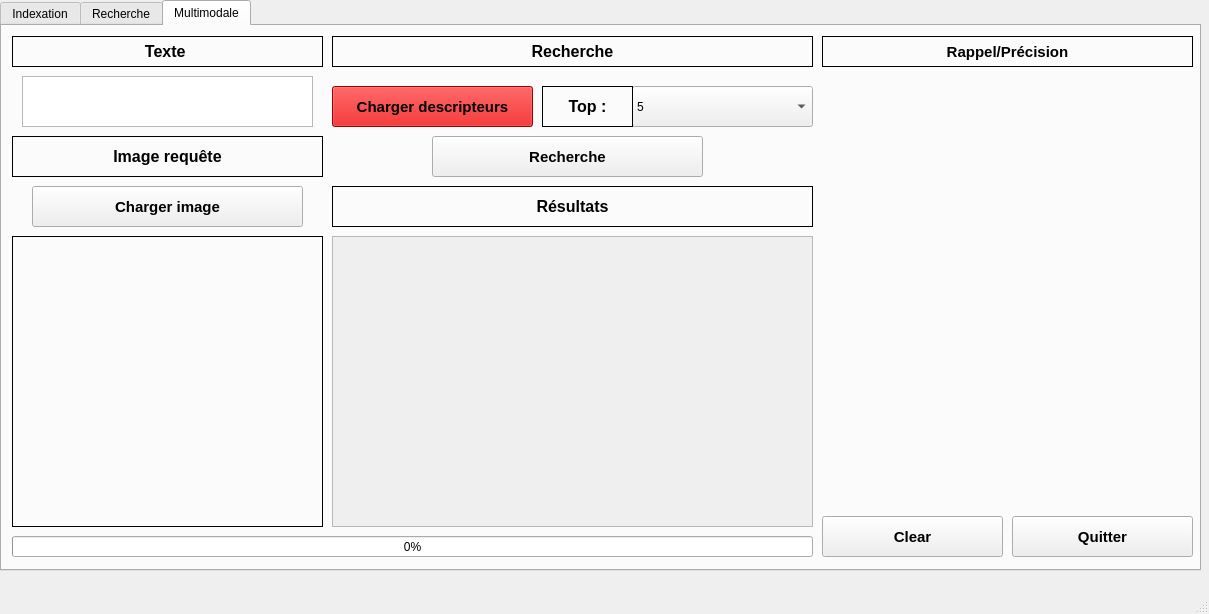
<?xml version="1.0" encoding="UTF-8"?>
<ui version="4.0">
 <class>MainWindow</class>
 <widget class="QMainWindow" name="MainWindow">
  <property name="geometry">
   <rect>
    <x>0</x>
    <y>0</y>
    <width>1209</width>
    <height>614</height>
   </rect>
  </property>
  <property name="windowTitle">
   <string>MainWindow</string>
  </property>
  <widget class="QWidget" name="centralwidget">
   <widget class="QTabWidget" name="tabWidget">
    <property name="geometry">
     <rect>
      <x>0</x>
      <y>0</y>
      <width>1201</width>
      <height>571</height>
     </rect>
    </property>
    <property name="currentIndex">
     <number>2</number>
    </property>
    <widget class="QWidget" name="tab_index">
     <attribute name="title">
      <string>Indexation</string>
     </attribute>
     <widget class="QCheckBox" name="checkBox_SIFT_index">
      <property name="geometry">
       <rect>
        <x>20</x>
        <y>10</y>
        <width>85</width>
        <height>21</height>
       </rect>
      </property>
      <property name="text">
       <string>SIFT</string>
      </property>
     </widget>
     <widget class="QCheckBox" name="checkBox_ORB_index">
      <property name="geometry">
       <rect>
        <x>140</x>
        <y>10</y>
        <width>85</width>
        <height>21</height>
       </rect>
      </property>
      <property name="text">
       <string>ORB</string>
      </property>
     </widget>
     <widget class="QCheckBox" name="checkBox_HSV_index">
      <property name="geometry">
       <rect>
        <x>470</x>
        <y>10</y>
        <width>101</width>
        <height>21</height>
       </rect>
      </property>
      <property name="text">
       <string>Hist HSV</string>
      </property>
     </widget>
     <widget class="QCheckBox" name="checkBox_HistC_index">
      <property name="geometry">
       <rect>
        <x>270</x>
        <y>10</y>
        <width>121</width>
        <height>21</height>
       </rect>
      </property>
      <property name="text">
       <string>Hist Couleur</string>
      </property>
     </widget>
     <widget class="QCheckBox" name="checkBox_GLCM_index">
      <property name="geometry">
       <rect>
        <x>650</x>
        <y>10</y>
        <width>81</width>
        <height>21</height>
       </rect>
      </property>
      <property name="text">
       <string>GLCM</string>
      </property>
     </widget>
     <widget class="QCheckBox" name="checkBox_LBP_index">
      <property name="geometry">
       <rect>
        <x>800</x>
        <y>10</y>
        <width>61</width>
        <height>21</height>
       </rect>
      </property>
      <property name="text">
       <string>LBP</string>
      </property>
     </widget>
     <widget class="QCheckBox" name="checkBox_HOG_index">
      <property name="geometry">
       <rect>
        <x>930</x>
        <y>10</y>
        <width>71</width>
        <height>21</height>
       </rect>
      </property>
      <property name="text">
       <string>HOG</string>
      </property>
     </widget>
     <widget class="QPushButton" name="charger">
      <property name="geometry">
       <rect>
        <x>10</x>
        <y>50</y>
        <width>441</width>
        <height>51</height>
       </rect>
      </property>
      <property name="text">
       <string>Charger et afficher la base de données</string>
      </property>
     </widget>
     <widget class="QPushButton" name="quitter">
      <property name="geometry">
       <rect>
        <x>930</x>
        <y>50</y>
        <width>71</width>
        <height>51</height>
       </rect>
      </property>
      <property name="text">
       <string>Quitter</string>
      </property>
     </widget>
     <widget class="QPushButton" name="indexer">
      <property name="geometry">
       <rect>
        <x>470</x>
        <y>50</y>
        <width>451</width>
        <height>51</height>
       </rect>
      </property>
      <property name="text">
       <string>Calculer les descripteurs</string>
      </property>
     </widget>
     <widget class="QLabel" name="imagelabel">
      <property name="geometry">
       <rect>
        <x>10</x>
        <y>110</y>
        <width>261</width>
        <height>231</height>
       </rect>
      </property>
      <property name="autoFillBackground">
       <bool>false</bool>
      </property>
      <property name="text">
       <string/>
      </property>
      <property name="alignment">
       <set>Qt::AlignCenter</set>
      </property>
     </widget>
     <widget class="QLabel" name="image">
      <property name="geometry">
       <rect>
        <x>10</x>
        <y>160</y>
        <width>441</width>
        <height>331</height>
       </rect>
      </property>
      <property name="frameShape">
       <enum>QFrame::Panel</enum>
      </property>
      <property name="text">
       <string/>
      </property>
      <property name="scaledContents">
       <bool>true</bool>
      </property>
      <property name="alignment">
       <set>Qt::AlignCenter</set>
      </property>
     </widget>
     <widget class="QLabel" name="label_3">
      <property name="geometry">
       <rect>
        <x>470</x>
        <y>120</y>
        <width>531</width>
        <height>31</height>
       </rect>
      </property>
      <property name="frameShape">
       <enum>QFrame::Panel</enum>
      </property>
      <property name="text">
       <string>Base d'images</string>
      </property>
      <property name="alignment">
       <set>Qt::AlignCenter</set>
      </property>
     </widget>
     <widget class="QLabel" name="label">
      <property name="geometry">
       <rect>
        <x>10</x>
        <y>120</y>
        <width>441</width>
        <height>31</height>
       </rect>
      </property>
      <property name="frameShape">
       <enum>QFrame::Panel</enum>
      </property>
      <property name="text">
       <string>Image</string>
      </property>
      <property name="alignment">
       <set>Qt::AlignCenter</set>
      </property>
     </widget>
     <widget class="QProgressBar" name="progressBar">
      <property name="geometry">
       <rect>
        <x>10</x>
        <y>510</y>
        <width>1011</width>
        <height>23</height>
       </rect>
      </property>
      <property name="value">
       <number>0</number>
      </property>
     </widget>
     <widget class="QTableView" name="tableView">
      <property name="geometry">
       <rect>
        <x>470</x>
        <y>160</y>
        <width>531</width>
        <height>331</height>
       </rect>
      </property>
     </widget>
    </widget>
    <widget class="QWidget" name="tab_rech">
     <attribute name="title">
      <string>Recherche</string>
     </attribute>
     <widget class="QLabel" name="label_2">
      <property name="geometry">
       <rect>
        <x>100</x>
        <y>10</y>
        <width>221</width>
        <height>31</height>
       </rect>
      </property>
      <property name="font">
       <font>
        <pointsize>12</pointsize>
        <weight>75</weight>
        <bold>true</bold>
       </font>
      </property>
      <property name="frameShape">
       <enum>QFrame::Panel</enum>
      </property>
      <property name="text">
       <string>Choix de descripteur</string>
      </property>
      <property name="alignment">
       <set>Qt::AlignCenter</set>
      </property>
     </widget>
     <widget class="QCheckBox" name="checkBox_HistC_rech">
      <property name="geometry">
       <rect>
        <x>100</x>
        <y>50</y>
        <width>61</width>
        <height>16</height>
       </rect>
      </property>
      <property name="font">
       <font>
        <pointsize>11</pointsize>
        <weight>75</weight>
        <bold>true</bold>
        <kerning>true</kerning>
       </font>
      </property>
      <property name="text">
       <string>BGR</string>
      </property>
     </widget>
     <widget class="QCheckBox" name="checkBox_HSV_rech">
      <property name="geometry">
       <rect>
        <x>170</x>
        <y>50</y>
        <width>61</width>
        <height>16</height>
       </rect>
      </property>
      <property name="font">
       <font>
        <pointsize>11</pointsize>
        <weight>75</weight>
        <bold>true</bold>
       </font>
      </property>
      <property name="text">
       <string>HSV</string>
      </property>
     </widget>
     <widget class="QCheckBox" name="checkBox_SIFT_rech">
      <property name="geometry">
       <rect>
        <x>100</x>
        <y>80</y>
        <width>61</width>
        <height>16</height>
       </rect>
      </property>
      <property name="font">
       <font>
        <pointsize>11</pointsize>
        <weight>75</weight>
        <bold>true</bold>
       </font>
      </property>
      <property name="text">
       <string>SIFT</string>
      </property>
     </widget>
     <widget class="QCheckBox" name="checkBox_ORB_rech">
      <property name="geometry">
       <rect>
        <x>170</x>
        <y>80</y>
        <width>71</width>
        <height>16</height>
       </rect>
      </property>
      <property name="font">
       <font>
        <pointsize>11</pointsize>
        <weight>75</weight>
        <bold>true</bold>
       </font>
      </property>
      <property name="text">
       <string>ORB</string>
      </property>
     </widget>
     <widget class="QCheckBox" name="checkBox_GLCM_rech">
      <property name="geometry">
       <rect>
        <x>170</x>
        <y>110</y>
        <width>71</width>
        <height>16</height>
       </rect>
      </property>
      <property name="font">
       <font>
        <pointsize>11</pointsize>
        <weight>75</weight>
        <bold>true</bold>
       </font>
      </property>
      <property name="text">
       <string>GLCM</string>
      </property>
     </widget>
     <widget class="QCheckBox" name="checkBox_LBP_rech">
      <property name="geometry">
       <rect>
        <x>100</x>
        <y>110</y>
        <width>61</width>
        <height>16</height>
       </rect>
      </property>
      <property name="font">
       <font>
        <pointsize>11</pointsize>
        <weight>75</weight>
        <bold>true</bold>
       </font>
      </property>
      <property name="text">
       <string>LBP</string>
      </property>
     </widget>
     <widget class="QCheckBox" name="checkBox_HOG_rech">
      <property name="geometry">
       <rect>
        <x>250</x>
        <y>50</y>
        <width>71</width>
        <height>17</height>
       </rect>
      </property>
      <property name="font">
       <font>
        <pointsize>11</pointsize>
        <weight>75</weight>
        <bold>true</bold>
       </font>
      </property>
      <property name="text">
       <string>HOG</string>
      </property>
     </widget>
     <widget class="QCheckBox" name="checkBox_Moments_rech">
      <property name="geometry">
       <rect>
        <x>250</x>
        <y>80</y>
        <width>81</width>
        <height>17</height>
       </rect>
      </property>
      <property name="font">
       <font>
        <pointsize>11</pointsize>
        <weight>75</weight>
        <bold>true</bold>
       </font>
      </property>
      <property name="text">
       <string>Mom.</string>
      </property>
     </widget>
     <widget class="QLabel" name="label_4">
      <property name="geometry">
       <rect>
        <x>10</x>
        <y>150</y>
        <width>311</width>
        <height>31</height>
       </rect>
      </property>
      <property name="font">
       <font>
        <pointsize>12</pointsize>
        <weight>75</weight>
        <bold>true</bold>
       </font>
      </property>
      <property name="frameShape">
       <enum>QFrame::Panel</enum>
      </property>
      <property name="text">
       <string>Image requête</string>
      </property>
      <property name="alignment">
       <set>Qt::AlignCenter</set>
      </property>
     </widget>
     <widget class="QLabel" name="label_requete">
      <property name="geometry">
       <rect>
        <x>10</x>
        <y>190</y>
        <width>311</width>
        <height>291</height>
       </rect>
      </property>
      <property name="font">
       <font>
        <pointsize>12</pointsize>
        <weight>75</weight>
        <bold>true</bold>
       </font>
      </property>
      <property name="frameShape">
       <enum>QFrame::Panel</enum>
      </property>
      <property name="text">
       <string/>
      </property>
      <property name="scaledContents">
       <bool>true</bool>
      </property>
      <property name="alignment">
       <set>Qt::AlignCenter</set>
      </property>
     </widget>
     <widget class="QProgressBar" name="progressBar_rech">
      <property name="geometry">
       <rect>
        <x>10</x>
        <y>490</y>
        <width>921</width>
        <height>41</height>
       </rect>
      </property>
      <property name="value">
       <number>0</number>
      </property>
     </widget>
     <widget class="QLabel" name="label_5">
      <property name="geometry">
       <rect>
        <x>330</x>
        <y>10</y>
        <width>481</width>
        <height>31</height>
       </rect>
      </property>
      <property name="font">
       <font>
        <pointsize>12</pointsize>
        <weight>75</weight>
        <bold>true</bold>
       </font>
      </property>
      <property name="frameShape">
       <enum>QFrame::Panel</enum>
      </property>
      <property name="text">
       <string>Recherche</string>
      </property>
      <property name="alignment">
       <set>Qt::AlignCenter</set>
      </property>
     </widget>
     <widget class="QLabel" name="label_6">
      <property name="geometry">
       <rect>
        <x>820</x>
        <y>10</y>
        <width>371</width>
        <height>31</height>
       </rect>
      </property>
      <property name="font">
       <font>
        <pointsize>11</pointsize>
        <weight>75</weight>
        <bold>true</bold>
       </font>
      </property>
      <property name="frameShape">
       <enum>QFrame::Panel</enum>
      </property>
      <property name="text">
       <string>Rappel/Précision</string>
      </property>
      <property name="alignment">
       <set>Qt::AlignCenter</set>
      </property>
     </widget>
     <widget class="QPushButton" name="quitter_rech">
      <property name="geometry">
       <rect>
        <x>940</x>
        <y>490</y>
        <width>251</width>
        <height>41</height>
       </rect>
      </property>
      <property name="font">
       <font>
        <pointsize>11</pointsize>
        <weight>75</weight>
        <bold>true</bold>
       </font>
      </property>
      <property name="text">
       <string>Quitter</string>
      </property>
     </widget>
     <widget class="QComboBox" name="comboBox">
      <property name="geometry">
       <rect>
        <x>460</x>
        <y>100</y>
        <width>221</width>
        <height>41</height>
       </rect>
      </property>
     </widget>
     <widget class="QLabel" name="label_7">
      <property name="geometry">
       <rect>
        <x>330</x>
        <y>100</y>
        <width>131</width>
        <height>41</height>
       </rect>
      </property>
      <property name="font">
       <font>
        <pointsize>12</pointsize>
        <weight>75</weight>
        <bold>true</bold>
       </font>
      </property>
      <property name="frameShape">
       <enum>QFrame::Panel</enum>
      </property>
      <property name="text">
       <string>Distance :</string>
      </property>
      <property name="alignment">
       <set>Qt::AlignCenter</set>
      </property>
     </widget>
     <widget class="QLabel" name="label_8">
      <property name="geometry">
       <rect>
        <x>330</x>
        <y>150</y>
        <width>481</width>
        <height>31</height>
       </rect>
      </property>
      <property name="font">
       <font>
        <pointsize>12</pointsize>
        <weight>75</weight>
        <bold>true</bold>
       </font>
      </property>
      <property name="frameShape">
       <enum>QFrame::Panel</enum>
      </property>
      <property name="text">
       <string>Résultats</string>
      </property>
      <property name="alignment">
       <set>Qt::AlignCenter</set>
      </property>
     </widget>
     <widget class="QLabel" name="label_9">
      <property name="geometry">
       <rect>
        <x>820</x>
        <y>270</y>
        <width>371</width>
        <height>31</height>
       </rect>
      </property>
      <property name="font">
       <font>
        <pointsize>12</pointsize>
        <weight>75</weight>
        <bold>true</bold>
       </font>
      </property>
      <property name="frameShape">
       <enum>QFrame::Panel</enum>
      </property>
      <property name="text">
       <string>Courbe R/P</string>
      </property>
      <property name="alignment">
       <set>Qt::AlignCenter</set>
      </property>
     </widget>
     <widget class="QPushButton" name="chercher">
      <property name="geometry">
       <rect>
        <x>690</x>
        <y>100</y>
        <width>121</width>
        <height>41</height>
       </rect>
      </property>
      <property name="font">
       <font>
        <pointsize>11</pointsize>
        <weight>75</weight>
        <bold>true</bold>
       </font>
      </property>
      <property name="text">
       <string>Recherche</string>
      </property>
     </widget>
     <widget class="QPushButton" name="calcul_RP">
      <property name="geometry">
       <rect>
        <x>1000</x>
        <y>50</y>
        <width>191</width>
        <height>41</height>
       </rect>
      </property>
      <property name="font">
       <font>
        <pointsize>11</pointsize>
        <weight>75</weight>
        <bold>true</bold>
       </font>
      </property>
      <property name="text">
       <string>Calculer la courbe R/P</string>
      </property>
     </widget>
     <widget class="QCheckBox" name="checkBox_autre_rech">
      <property name="geometry">
       <rect>
        <x>250</x>
        <y>110</y>
        <width>81</width>
        <height>17</height>
       </rect>
      </property>
      <property name="font">
       <font>
        <pointsize>11</pointsize>
        <weight>75</weight>
        <bold>true</bold>
       </font>
      </property>
      <property name="text">
       <string>Autre</string>
      </property>
     </widget>
     <widget class="QPushButton" name="charger_rech">
      <property name="geometry">
       <rect>
        <x>10</x>
        <y>60</y>
        <width>81</width>
        <height>61</height>
       </rect>
      </property>
      <property name="font">
       <font>
        <pointsize>11</pointsize>
        <weight>75</weight>
        <bold>true</bold>
       </font>
      </property>
      <property name="text">
       <string>Charger</string>
      </property>
     </widget>
     <widget class="QLabel" name="label_10">
      <property name="geometry">
       <rect>
        <x>10</x>
        <y>10</y>
        <width>81</width>
        <height>31</height>
       </rect>
      </property>
      <property name="font">
       <font>
        <pointsize>12</pointsize>
        <weight>75</weight>
        <bold>true</bold>
       </font>
      </property>
      <property name="frameShape">
       <enum>QFrame::Panel</enum>
      </property>
      <property name="text">
       <string>Requête</string>
      </property>
      <property name="alignment">
       <set>Qt::AlignCenter</set>
      </property>
     </widget>
     <widget class="QPushButton" name="charger_desc">
      <property name="geometry">
       <rect>
        <x>330</x>
        <y>50</y>
        <width>201</width>
        <height>41</height>
       </rect>
      </property>
      <property name="font">
       <font>
        <pointsize>11</pointsize>
        <weight>75</weight>
        <bold>true</bold>
       </font>
      </property>
      <property name="text">
       <string>Charger descripteurs</string>
      </property>
     </widget>
     <widget class="QLabel" name="label_courbe">
      <property name="geometry">
       <rect>
        <x>820</x>
        <y>310</y>
        <width>371</width>
        <height>171</height>
       </rect>
      </property>
      <property name="font">
       <font>
        <pointsize>12</pointsize>
        <weight>75</weight>
        <bold>true</bold>
       </font>
      </property>
      <property name="frameShape">
       <enum>QFrame::Panel</enum>
      </property>
      <property name="text">
       <string/>
      </property>
      <property name="scaledContents">
       <bool>true</bool>
      </property>
      <property name="alignment">
       <set>Qt::AlignCenter</set>
      </property>
     </widget>
     <widget class="QPushButton" name="pushButton">
      <property name="geometry">
       <rect>
        <x>820</x>
        <y>50</y>
        <width>171</width>
        <height>41</height>
       </rect>
      </property>
      <property name="font">
       <font>
        <pointsize>11</pointsize>
        <weight>75</weight>
        <bold>true</bold>
       </font>
      </property>
      <property name="text">
       <string>Calculer métriques</string>
      </property>
     </widget>
     <widget class="QLabel" name="label_11">
      <property name="geometry">
       <rect>
        <x>820</x>
        <y>100</y>
        <width>371</width>
        <height>31</height>
       </rect>
      </property>
      <property name="font">
       <font>
        <pointsize>12</pointsize>
        <weight>75</weight>
        <bold>true</bold>
       </font>
      </property>
      <property name="frameShape">
       <enum>QFrame::Panel</enum>
      </property>
      <property name="text">
       <string>Métriques</string>
      </property>
      <property name="alignment">
       <set>Qt::AlignCenter</set>
      </property>
     </widget>
     <widget class="QLabel" name="label_metriques">
      <property name="geometry">
       <rect>
        <x>820</x>
        <y>140</y>
        <width>371</width>
        <height>121</height>
       </rect>
      </property>
      <property name="font">
       <font>
        <pointsize>12</pointsize>
        <weight>75</weight>
        <bold>true</bold>
       </font>
      </property>
      <property name="frameShape">
       <enum>QFrame::Panel</enum>
      </property>
      <property name="text">
       <string/>
      </property>
      <property name="scaledContents">
       <bool>true</bool>
      </property>
      <property name="alignment">
       <set>Qt::AlignCenter</set>
      </property>
     </widget>
     <widget class="QLabel" name="label_12">
      <property name="geometry">
       <rect>
        <x>540</x>
        <y>50</y>
        <width>91</width>
        <height>41</height>
       </rect>
      </property>
      <property name="font">
       <font>
        <pointsize>12</pointsize>
        <weight>75</weight>
        <bold>true</bold>
       </font>
      </property>
      <property name="frameShape">
       <enum>QFrame::Panel</enum>
      </property>
      <property name="text">
       <string>Top :</string>
      </property>
      <property name="alignment">
       <set>Qt::AlignCenter</set>
      </property>
     </widget>
     <widget class="QComboBox" name="comboBox_top">
      <property name="geometry">
       <rect>
        <x>630</x>
        <y>50</y>
        <width>181</width>
        <height>41</height>
       </rect>
      </property>
     </widget>
     <widget class="QScrollArea" name="scrollArea">
      <property name="geometry">
       <rect>
        <x>330</x>
        <y>190</y>
        <width>481</width>
        <height>291</height>
       </rect>
      </property>
      <property name="widgetResizable">
       <bool>true</bool>
      </property>
      <widget class="QWidget" name="scrollAreaWidgetContents">
       <property name="geometry">
        <rect>
         <x>0</x>
         <y>0</y>
         <width>479</width>
         <height>289</height>
        </rect>
       </property>
       <widget class="QWidget" name="gridLayoutWidget" native="true">
        <property name="enabled">
         <bool>true</bool>
        </property>
        <property name="geometry">
         <rect>
          <x>10</x>
          <y>10</y>
          <width>461</width>
          <height>271</height>
         </rect>
        </property>
        <widget class="QWidget" name="gridLayoutWidget_2">
         <property name="geometry">
          <rect>
           <x>0</x>
           <y>0</y>
           <width>461</width>
           <height>271</height>
          </rect>
         </property>
         <layout class="QGridLayout" name="gridLayout">
          <property name="sizeConstraint">
           <enum>QLayout::SetFixedSize</enum>
          </property>
          <property name="leftMargin">
           <number>0</number>
          </property>
          <property name="spacing">
           <number>0</number>
          </property>
         </layout>
        </widget>
       </widget>
      </widget>
     </widget>
    </widget>
    <widget class="QWidget" name="tab_multimodal">
     <attribute name="title">
      <string>Multimodale</string>
     </attribute>
     <widget class="QPushButton" name="charger_image_mult">
      <property name="geometry">
       <rect>
        <x>30</x>
        <y>160</y>
        <width>271</width>
        <height>41</height>
       </rect>
      </property>
      <property name="font">
       <font>
        <pointsize>11</pointsize>
        <weight>75</weight>
        <bold>true</bold>
       </font>
      </property>
      <property name="text">
       <string>Charger image</string>
      </property>
     </widget>
     <widget class="QTextEdit" name="text_request">
      <property name="geometry">
       <rect>
        <x>20</x>
        <y>50</y>
        <width>291</width>
        <height>51</height>
       </rect>
      </property>
      <property name="documentTitle">
       <string>ttttt</string>
      </property>
     </widget>
     <widget class="QLabel" name="label_texte_mult">
      <property name="geometry">
       <rect>
        <x>10</x>
        <y>10</y>
        <width>311</width>
        <height>31</height>
       </rect>
      </property>
      <property name="font">
       <font>
        <pointsize>12</pointsize>
        <weight>75</weight>
        <bold>true</bold>
       </font>
      </property>
      <property name="frameShape">
       <enum>QFrame::Panel</enum>
      </property>
      <property name="text">
       <string>Texte </string>
      </property>
      <property name="alignment">
       <set>Qt::AlignCenter</set>
      </property>
     </widget>
     <widget class="QLabel" name="label_img_mult">
      <property name="geometry">
       <rect>
        <x>10</x>
        <y>110</y>
        <width>311</width>
        <height>41</height>
       </rect>
      </property>
      <property name="font">
       <font>
        <pointsize>12</pointsize>
        <weight>75</weight>
        <bold>true</bold>
       </font>
      </property>
      <property name="frameShape">
       <enum>QFrame::Panel</enum>
      </property>
      <property name="text">
       <string>Image requête</string>
      </property>
      <property name="alignment">
       <set>Qt::AlignCenter</set>
      </property>
     </widget>
     <widget class="QLabel" name="label_rech_mult">
      <property name="geometry">
       <rect>
        <x>330</x>
        <y>10</y>
        <width>481</width>
        <height>31</height>
       </rect>
      </property>
      <property name="font">
       <font>
        <pointsize>12</pointsize>
        <weight>75</weight>
        <bold>true</bold>
       </font>
      </property>
      <property name="frameShape">
       <enum>QFrame::Panel</enum>
      </property>
      <property name="text">
       <string>Recherche</string>
      </property>
      <property name="alignment">
       <set>Qt::AlignCenter</set>
      </property>
     </widget>
     <widget class="QLabel" name="label_RP_mult">
      <property name="geometry">
       <rect>
        <x>820</x>
        <y>10</y>
        <width>371</width>
        <height>31</height>
       </rect>
      </property>
      <property name="font">
       <font>
        <pointsize>11</pointsize>
        <weight>75</weight>
        <bold>true</bold>
       </font>
      </property>
      <property name="frameShape">
       <enum>QFrame::Panel</enum>
      </property>
      <property name="text">
       <string>Rappel/Précision</string>
      </property>
      <property name="alignment">
       <set>Qt::AlignCenter</set>
      </property>
     </widget>
     <widget class="QLabel" name="label_requete_mult">
      <property name="geometry">
       <rect>
        <x>10</x>
        <y>210</y>
        <width>311</width>
        <height>291</height>
       </rect>
      </property>
      <property name="font">
       <font>
        <pointsize>12</pointsize>
        <weight>75</weight>
        <bold>true</bold>
       </font>
      </property>
      <property name="frameShape">
       <enum>QFrame::Panel</enum>
      </property>
      <property name="text">
       <string/>
      </property>
      <property name="scaledContents">
       <bool>true</bool>
      </property>
      <property name="alignment">
       <set>Qt::AlignCenter</set>
      </property>
     </widget>
     <widget class="QPushButton" name="charger_desc_mult">
      <property name="geometry">
       <rect>
        <x>330</x>
        <y>60</y>
        <width>201</width>
        <height>41</height>
       </rect>
      </property>
      <property name="font">
       <font>
        <pointsize>11</pointsize>
        <weight>75</weight>
        <bold>true</bold>
       </font>
      </property>
      <property name="styleSheet">
       <string notr="true">background-color: rgb(214, 0, 0);</string>
      </property>
      <property name="text">
       <string>Charger descripteurs</string>
      </property>
     </widget>
     <widget class="QComboBox" name="comboBox_top_mult">
      <property name="geometry">
       <rect>
        <x>630</x>
        <y>60</y>
        <width>181</width>
        <height>41</height>
       </rect>
      </property>
      <item>
       <property name="text">
        <string>5</string>
       </property>
      </item>
      <item>
       <property name="text">
        <string>10</string>
       </property>
      </item>
      <item>
       <property name="text">
        <string>15</string>
       </property>
      </item>
      <item>
       <property name="text">
        <string>20</string>
       </property>
      </item>
      <item>
       <property name="text">
        <string>50</string>
       </property>
      </item>
     </widget>
     <widget class="QLabel" name="label_top_mult">
      <property name="geometry">
       <rect>
        <x>540</x>
        <y>60</y>
        <width>91</width>
        <height>41</height>
       </rect>
      </property>
      <property name="font">
       <font>
        <pointsize>12</pointsize>
        <weight>75</weight>
        <bold>true</bold>
       </font>
      </property>
      <property name="frameShape">
       <enum>QFrame::Panel</enum>
      </property>
      <property name="text">
       <string>Top :</string>
      </property>
      <property name="alignment">
       <set>Qt::AlignCenter</set>
      </property>
     </widget>
     <widget class="QPushButton" name="chercher_mult">
      <property name="geometry">
       <rect>
        <x>430</x>
        <y>110</y>
        <width>271</width>
        <height>41</height>
       </rect>
      </property>
      <property name="font">
       <font>
        <pointsize>11</pointsize>
        <weight>75</weight>
        <bold>true</bold>
       </font>
      </property>
      <property name="text">
       <string>Recherche</string>
      </property>
     </widget>
     <widget class="QLabel" name="label_results_mult">
      <property name="geometry">
       <rect>
        <x>330</x>
        <y>160</y>
        <width>481</width>
        <height>41</height>
       </rect>
      </property>
      <property name="font">
       <font>
        <pointsize>12</pointsize>
        <weight>75</weight>
        <bold>true</bold>
       </font>
      </property>
      <property name="frameShape">
       <enum>QFrame::Panel</enum>
      </property>
      <property name="text">
       <string>Résultats</string>
      </property>
      <property name="alignment">
       <set>Qt::AlignCenter</set>
      </property>
     </widget>
     <widget class="QScrollArea" name="scrollArea_mult">
      <property name="geometry">
       <rect>
        <x>330</x>
        <y>210</y>
        <width>481</width>
        <height>291</height>
       </rect>
      </property>
      <property name="verticalScrollBarPolicy">
       <enum>Qt::ScrollBarAsNeeded</enum>
      </property>
      <property name="horizontalScrollBarPolicy">
       <enum>Qt::ScrollBarAsNeeded</enum>
      </property>
      <property name="widgetResizable">
       <bool>true</bool>
      </property>
      <widget class="QWidget" name="scrollArea_content_mult">
       <property name="geometry">
        <rect>
         <x>0</x>
         <y>0</y>
         <width>479</width>
         <height>289</height>
        </rect>
       </property>
       <property name="maximumSize">
        <size>
         <width>16777215</width>
         <height>16777215</height>
        </size>
       </property>
      </widget>
     </widget>
     <widget class="QProgressBar" name="progressBar_mult">
      <property name="geometry">
       <rect>
        <x>10</x>
        <y>510</y>
        <width>801</width>
        <height>21</height>
       </rect>
      </property>
      <property name="value">
       <number>0</number>
      </property>
     </widget>
     <widget class="QPushButton" name="quitter_mult">
      <property name="geometry">
       <rect>
        <x>1010</x>
        <y>490</y>
        <width>181</width>
        <height>41</height>
       </rect>
      </property>
      <property name="font">
       <font>
        <pointsize>11</pointsize>
        <weight>75</weight>
        <bold>true</bold>
       </font>
      </property>
      <property name="text">
       <string>Quitter</string>
      </property>
     </widget>
     <widget class="QPushButton" name="clear_mult">
      <property name="geometry">
       <rect>
        <x>820</x>
        <y>490</y>
        <width>181</width>
        <height>41</height>
       </rect>
      </property>
      <property name="font">
       <font>
        <pointsize>11</pointsize>
        <weight>75</weight>
        <bold>true</bold>
       </font>
      </property>
      <property name="text">
       <string>Clear</string>
      </property>
     </widget>
    </widget>
   </widget>
  </widget>
  <widget class="QMenuBar" name="menubar">
   <property name="geometry">
    <rect>
     <x>0</x>
     <y>0</y>
     <width>1209</width>
     <height>20</height>
    </rect>
   </property>
  </widget>
  <widget class="QStatusBar" name="statusbar"/>
 </widget>
 <resources/>
 <connections/>
</ui>
